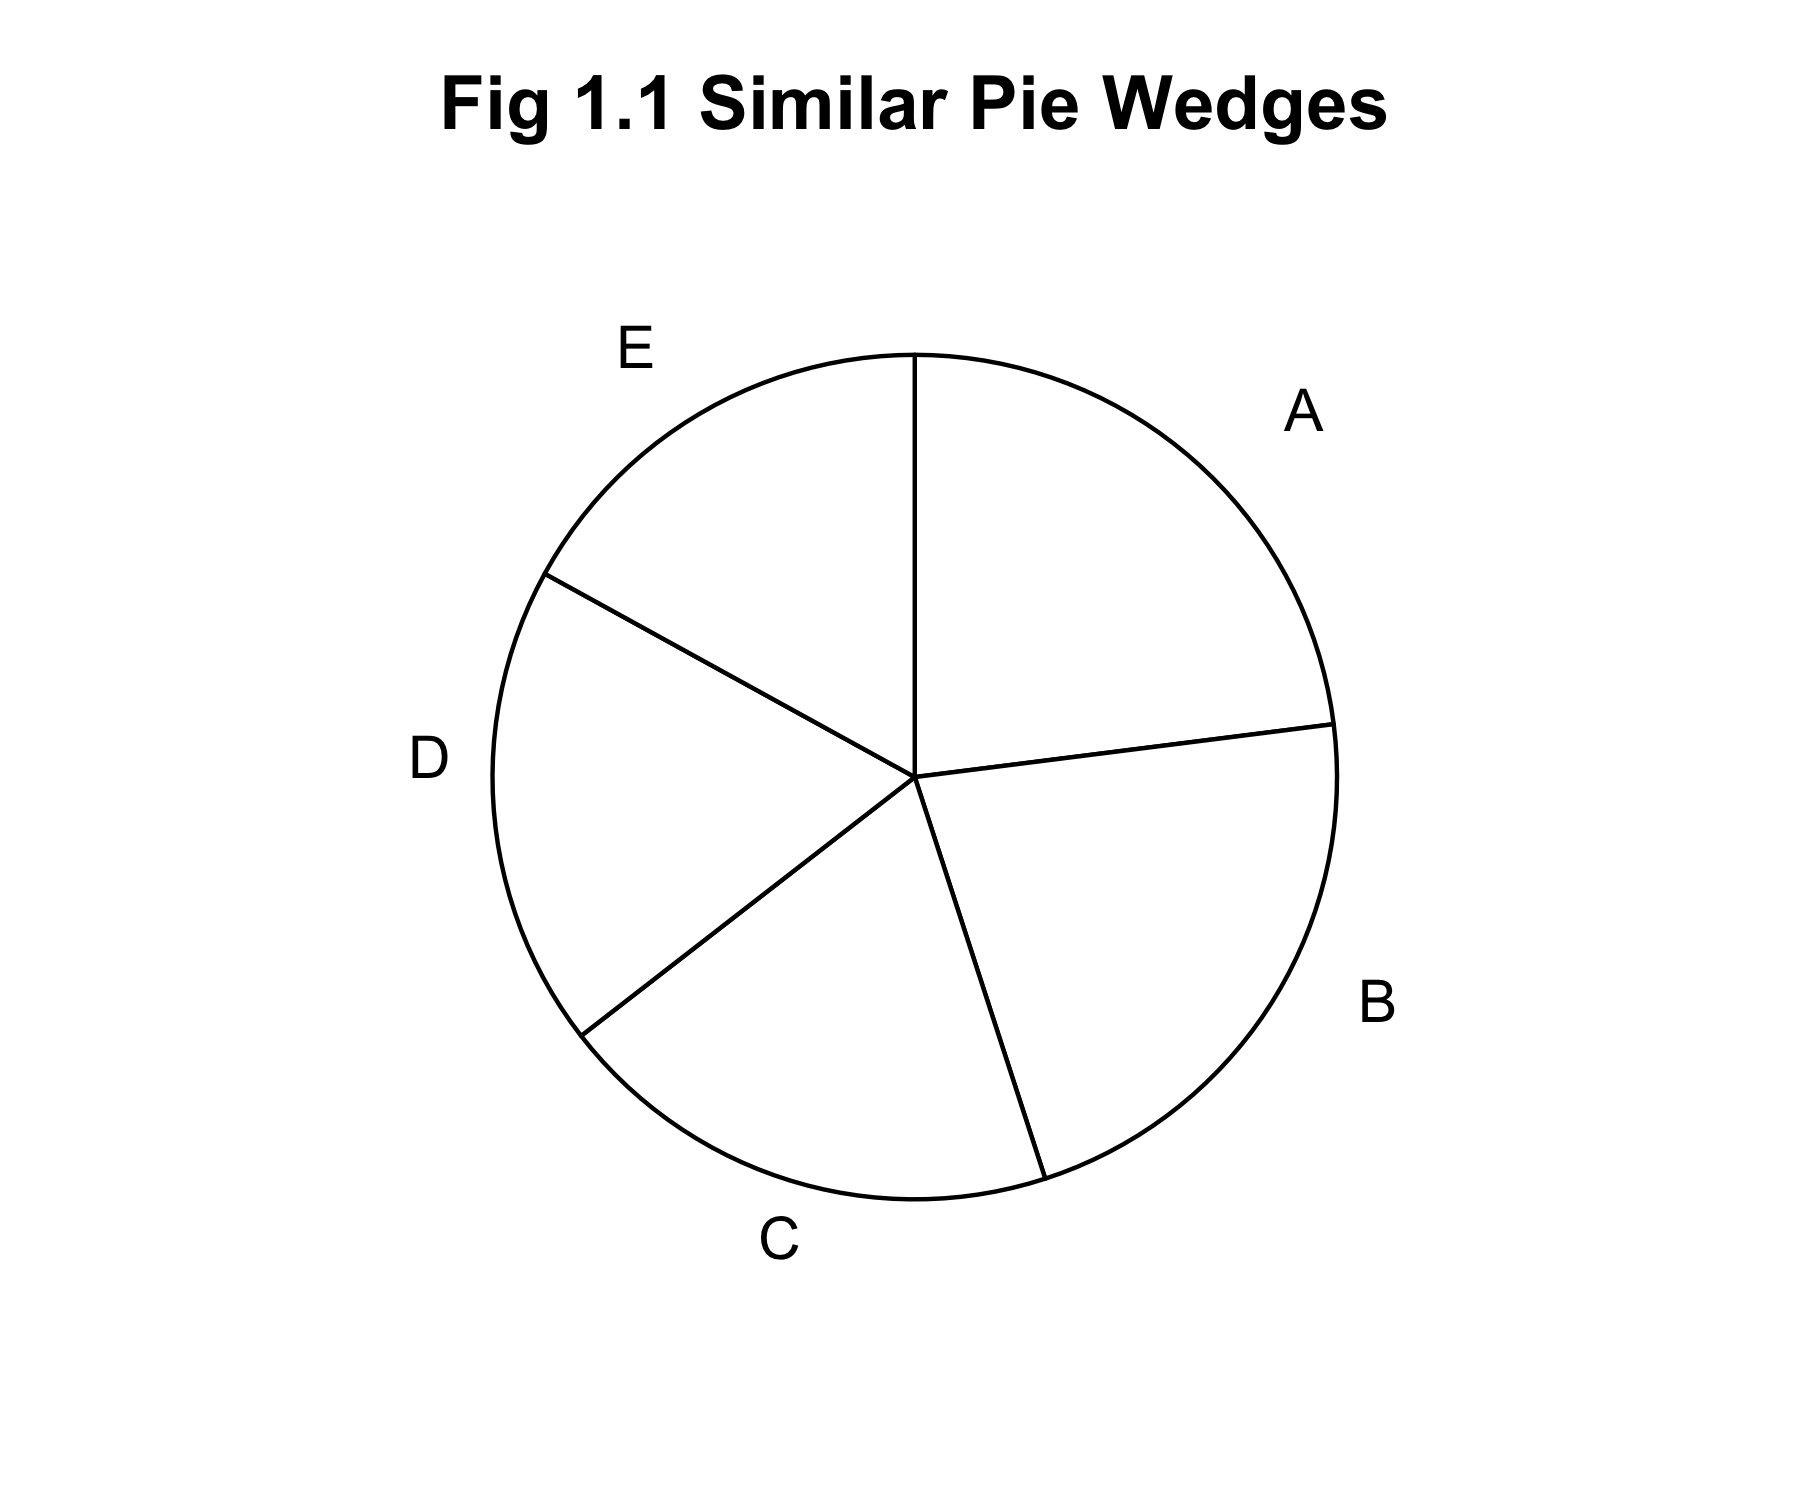

This chart was generated by the following R code:
library(ggplot2)

this_base <- "fig01-01_similar-pie-wedges"

my_data <- data.frame(
  variable = c("A", "B", "C", "D", "E"), 
  value = c(23, 22, 19.5, 18.5, 17))

p <- ggplot(my_data, aes(x = factor(1), y = value)) +
  geom_bar(width = 1, colour = "black", fill = "white", stat = "identity") + 
  geom_text(aes(x = 1.7, y = cumsum(value) - 10, label = variable)) +
  coord_polar(theta = "y") + 
  ggtitle("Fig 1.1 Similar Pie Wedges") +
  theme_bw() +
  theme(panel.grid.major = element_blank(),
        panel.border = element_blank(),
        plot.title = element_text(size = rel(1.5), face = "bold"),
        axis.title = element_blank(),
        axis.text = element_blank(),
        axis.ticks = element_blank())

p

ggsave(paste0(this_base, ".png"), p, width = 6, height = 5)

